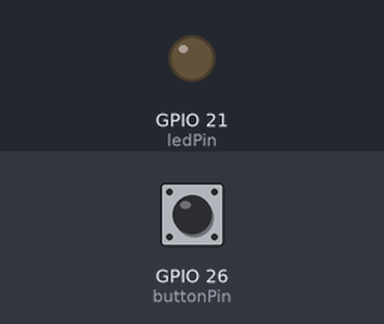
Bench run of a program on a simulated Raspberry Pi (BCM pin numbers). On the bench: output pins drawn as LEDs (lit = HIGH). The test bench sets the inputs (shaded band); at power-on: GPIO 26 (buttonPin) HIGH.

Above: at 1.2 s.
1.3 s: GPIO 26 (buttonPin) pulled LOW for 0.15 s
At 1.37 s:
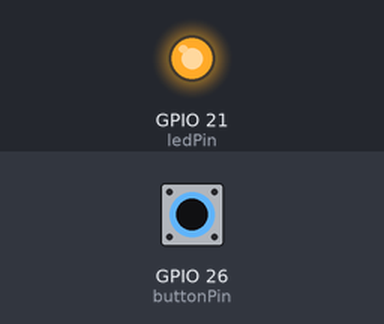
2.9 s: GPIO 26 (buttonPin) pulled LOW for 3.2 s
At 6.4 s:
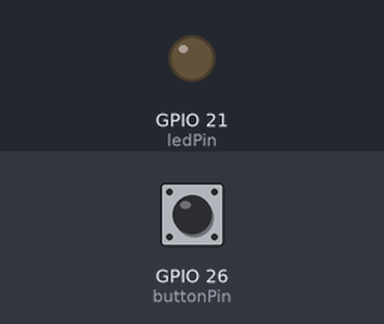
Timing chart, 0 to 7.9 s (numbered marks = the images above; inputs shaded):
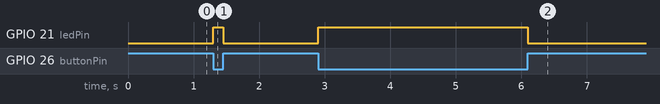

The program:

light_an_led_via_polling.py
```python
import RPi.GPIO as GPIO
import time

buttonPin = 26
ledPin = 21
GPIO.setmode(GPIO.BCM)

GPIO.setup(ledPin, GPIO.OUT)
ledState = GPIO.LOW
GPIO.output(ledPin, ledState)

GPIO.setup(buttonPin, GPIO.IN, pull_up_down=GPIO.PUD_UP)

try:
    while True:
        if GPIO.input(buttonPin) == GPIO.LOW:
            ledState = GPIO.HIGH
        else:
            ledState = GPIO.LOW
        GPIO.output(ledPin, ledState)
except KeyboardInterrupt:
    GPIO.cleanup()
```

Measured:
- after the input at 1.3 s, GPIO 21 (ledPin): LOW → HIGH at once, → LOW 0.15 s later
- after the input at 2.9 s, GPIO 21 (ledPin): LOW → HIGH at once, → LOW 3.2 s later
